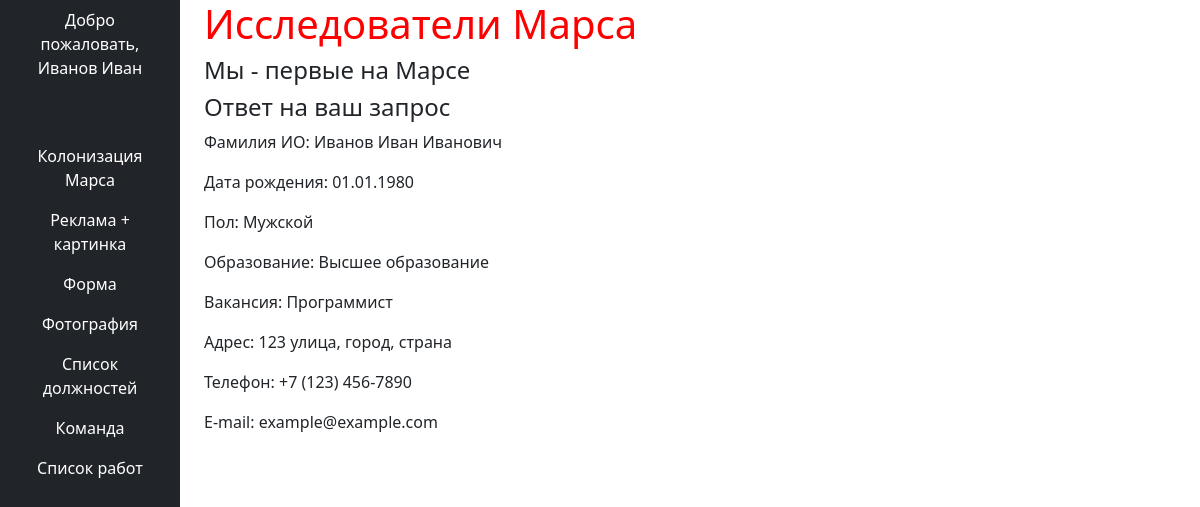
The app's page /auto_answer (signed in) with its own data.
### users.py (models this page shows, shortened)
class User(db.Model, UserMixin):
    __tablename__ = 'user'
    id = db.Column(db.Integer, primary_key=True, autoincrement=True)
    surname = db.Column(db.String(50))
    name = db.Column(db.String(50))
    age = db.Column(db.Integer)
    position = db.Column(db.String(50))
    speciality = db.Column(db.String(50))
    address = db.Column(db.String(255))
    email = db.Column(db.String(120), unique=True, index=True, nullable=False)
    hashed_password = db.Column(db.String(128))
    modified_date = db.Column(db.DateTime, default=datetime.utcnow)
    jobs = db.relationship('Jobs', secondary=collaborators_table, back_populates='collaborators')
    departments = db.relationship('Department', secondary=members_table, back_populates='members')

### app.py (the view)
@app.route('/auto_answer')
@login_required
def auto_answer():
    user_data = {
        'inputLastName': 'Иванов Иван Иванович',
        'inputDOB': '01.01.1980',
        'inputGender': 'Мужской',
        'inputEducation': 'Высшее образование',
        'inputVacancy': 'Программист',
        'inputAddress': '123 улица, город, страна',
        'inputPhone': '+7 (123) 456-7890',
        'inputEmail': 'example@example.com',
    }
    return render_template('auto_answer.html', title='Auto_answer', company_name='Исследователи Марса', company_slogan='Мы - первые на Марсе', user_data=user_data)

### app.py (called while the page is built)
@login_manager.user_loader
def load_user(user_id):
    return User.query.get(int(user_id))

### templates/auto_answer.html
{% extends "base_mars.html" %}
{% block inner_content %}
    <section>
        <h4>Ответ на ваш запрос</h4>
        <p>Фамилия ИО: {{ user_data['inputLastName'] }}</p>
        <p>Дата рождения: {{ user_data['inputDOB'] }}</p>
        <p>Пол: {{ user_data['inputGender'] }}</p>
        <p>Образование: {{ user_data['inputEducation'] }}</p>
        <p>Вакансия: {{ user_data['inputVacancy'] }}</p>
        <p>Адрес: {{ user_data['inputAddress'] }}</p>
        <p>Телефон: {{ user_data['inputPhone'] }}</p>
        <p>E-mail: {{ user_data['inputEmail'] }}</p>
    </section>
{% endblock %}

### templates/header.html
<nav class="h-100 bg-dark">
    <ul class="nav flex-column justify-content-center text-center">
        {% if current_user.is_authenticated %}
                    <li class="nav-item mb-5">
                        <a href="/logout" class="nav-link text-white">Добро пожаловать, {{ current_user.surname }} {{ current_user.name }}</a>
                    </li>
        {% endif %}
        <li class="nav-item">
            <a class="nav-link text-white" href="/Mars">Колонизация Марса</a>
        </li>
        <li class="nav-item">
            <a class="nav-link text-white" href="/image_promotion">Реклама + картинка</a>
        </li>
        <li class="nav-item">
            <a class="nav-link text-white" href="/form">Форма</a>
        </li>
        <li class="nav-item">
            <a class="nav-link text-white" href="/photo">Фотография</a>
        </li>
        <li class="nav-item">
            <a class="nav-link text-white" href="/list_prof/a">Список должностей</a>
        </li>
        <li class="nav-item">
            <a class="nav-link text-white" href="/member">Команда</a>
        </li>
        <li class="nav-item">
            <a class="nav-link text-white" href="/list_jobs">Список работ</a>
        </li>
    </ul>
</nav>

### records on screen
User: surname "Иванов", name "Иван", inputVacancy "Программист"

### other values on screen
{{ company_slogan }} "Мы - первые на Марсе"
{{ user_data['inputLastName'] }} "Иванов Иван Иванович"
{{ user_data['inputDOB'] }} "01.01.1980"
{{ user_data['inputGender'] }} "Мужской"
{{ user_data['inputEducation'] }} "Высшее образование"
{{ user_data['inputAddress'] }} "123 улица, город, страна"
{{ user_data['inputPhone'] }} "+7 (123) 456-7890"
{{ user_data['inputEmail'] }} "example@example.com"
